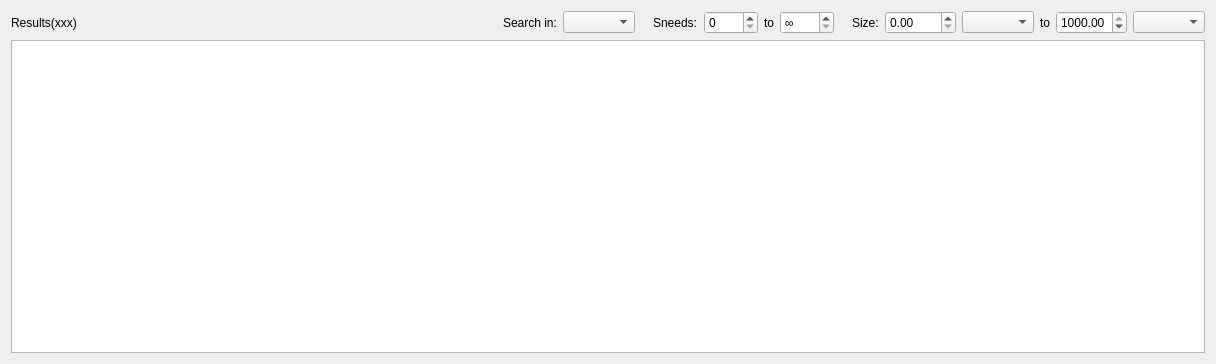
<?xml version="1.0" encoding="UTF-8"?>
<ui version="4.0">
 <class>SearchJobWidget</class>
 <widget class="QWidget" name="SearchJobWidget">
  <property name="geometry">
   <rect>
    <x>0</x>
    <y>0</y>
    <width>1216</width>
    <height>364</height>
   </rect>
  </property>
  <property name="windowTitle">
   <string>Form</string>
  </property>
  <layout class="QVBoxLayout" name="verticalLayout">
   <item>
    <layout class="QHBoxLayout" name="horizontalLayout">
     <item>
      <widget class="QLabel" name="resultsLbl">
       <property name="text">
        <string>Results(xxx)</string>
       </property>
      </widget>
     </item>
     <item>
      <spacer name="horizontalSpacer">
       <property name="orientation">
        <enum>Qt::Horizontal</enum>
       </property>
       <property name="sizeHint" stdset="0">
        <size>
         <width>40</width>
         <height>20</height>
        </size>
       </property>
      </spacer>
     </item>
     <item>
      <widget class="QLabel" name="label_5">
       <property name="focusPolicy">
        <enum>Qt::NoFocus</enum>
       </property>
       <property name="text">
        <string>Search in:</string>
       </property>
       <property name="buddy">
        <cstring>filterMode</cstring>
       </property>
      </widget>
     </item>
     <item>
      <widget class="QComboBox" name="filterMode">
       <property name="toolTip">
        <string>&lt;html&gt;&lt;head/&gt;&lt;body&gt;&lt;p&gt;Some search engines search in torrent description and in torrent file names too. Whether such results will be shown in the list below is controlled by this mode.&lt;/p&gt;&lt;p&gt;&lt;span style=&quot; font-weight:600;&quot;&gt;Everywhere &lt;/span&gt;disables filtering and shows everything returned by the search engines.&lt;/p&gt;&lt;p&gt;&lt;span style=&quot; font-weight:600;&quot;&gt;Torrent names only&lt;/span&gt; shows only torrents whose names match the search query.&lt;/p&gt;&lt;/body&gt;&lt;/html&gt;</string>
       </property>
      </widget>
     </item>
     <item>
      <spacer name="horizontalSpacer_2">
       <property name="orientation">
        <enum>Qt::Horizontal</enum>
       </property>
       <property name="sizeType">
        <enum>QSizePolicy::Minimum</enum>
       </property>
       <property name="sizeHint" stdset="0">
        <size>
         <width>12</width>
         <height>20</height>
        </size>
       </property>
      </spacer>
     </item>
     <item>
      <widget class="QLabel" name="label">
       <property name="sizePolicy">
        <sizepolicy hsizetype="Fixed" vsizetype="Preferred">
         <horstretch>0</horstretch>
         <verstretch>0</verstretch>
        </sizepolicy>
       </property>
       <property name="toolTip">
        <string>&lt;html&gt;&lt;head/&gt;&lt;body&gt;&lt;p&gt;Set minimal and maximal allowed number of sneeders&lt;/p&gt;&lt;/body&gt;&lt;/html&gt;</string>
       </property>
       <property name="text">
        <string>Sneeds:</string>
       </property>
      </widget>
     </item>
     <item>
      <widget class="QSpinBox" name="minSneeds">
       <property name="toolTip">
        <string>&lt;html&gt;&lt;head/&gt;&lt;body&gt;&lt;p&gt;Minimal number of sneeds&lt;/p&gt;&lt;/body&gt;&lt;/html&gt;</string>
       </property>
       <property name="minimum">
        <number>0</number>
       </property>
       <property name="maximum">
        <number>1000</number>
       </property>
       <property name="value">
        <number>0</number>
       </property>
      </widget>
     </item>
     <item>
      <widget class="QLabel" name="label_4">
       <property name="sizePolicy">
        <sizepolicy hsizetype="Fixed" vsizetype="Preferred">
         <horstretch>0</horstretch>
         <verstretch>0</verstretch>
        </sizepolicy>
       </property>
       <property name="text">
        <string>to</string>
       </property>
      </widget>
     </item>
     <item>
      <widget class="QSpinBox" name="maxSneeds">
       <property name="toolTip">
        <string>&lt;html&gt;&lt;head/&gt;&lt;body&gt;&lt;p&gt;Maximal number of sneeds&lt;/p&gt;&lt;/body&gt;&lt;/html&gt;</string>
       </property>
       <property name="specialValueText">
        <string>∞</string>
       </property>
       <property name="prefix">
        <string/>
       </property>
       <property name="minimum">
        <number>-1</number>
       </property>
       <property name="maximum">
        <number>1000</number>
       </property>
       <property name="value">
        <number>-1</number>
       </property>
      </widget>
     </item>
     <item>
      <spacer name="horizontalSpacer_3">
       <property name="orientation">
        <enum>Qt::Horizontal</enum>
       </property>
       <property name="sizeType">
        <enum>QSizePolicy::Minimum</enum>
       </property>
       <property name="sizeHint" stdset="0">
        <size>
         <width>12</width>
         <height>20</height>
        </size>
       </property>
      </spacer>
     </item>
     <item>
      <widget class="QLabel" name="label_3">
       <property name="sizePolicy">
        <sizepolicy hsizetype="Fixed" vsizetype="Preferred">
         <horstretch>0</horstretch>
         <verstretch>0</verstretch>
        </sizepolicy>
       </property>
       <property name="toolTip">
        <string>&lt;html&gt;&lt;head/&gt;&lt;body&gt;&lt;p&gt;Set minimal and maximal allowed size of a torrent&lt;/p&gt;&lt;/body&gt;&lt;/html&gt;</string>
       </property>
       <property name="text">
        <string>Size:</string>
       </property>
      </widget>
     </item>
     <item>
      <layout class="QHBoxLayout" name="horizontalLayout_3">
       <item>
        <widget class="QDoubleSpinBox" name="minSize">
         <property name="toolTip">
          <string>&lt;html&gt;&lt;head/&gt;&lt;body&gt;&lt;p&gt;Minimal torrent size&lt;/p&gt;&lt;/body&gt;&lt;/html&gt;</string>
         </property>
         <property name="minimum">
          <double>0.000000000000000</double>
         </property>
         <property name="maximum">
          <double>1000.000000000000000</double>
         </property>
         <property name="value">
          <double>0.000000000000000</double>
         </property>
        </widget>
       </item>
       <item>
        <widget class="QComboBox" name="minSizeUnit">
         <property name="sizeAdjustPolicy">
          <enum>QComboBox::AdjustToContents</enum>
         </property>
        </widget>
       </item>
      </layout>
     </item>
     <item>
      <widget class="QLabel" name="label_2">
       <property name="text">
        <string>to</string>
       </property>
      </widget>
     </item>
     <item>
      <layout class="QHBoxLayout" name="horizontalLayout_4">
       <item>
        <widget class="QDoubleSpinBox" name="maxSize">
         <property name="toolTip">
          <string>&lt;html&gt;&lt;head/&gt;&lt;body&gt;&lt;p&gt;Maximal torrent size&lt;/p&gt;&lt;/body&gt;&lt;/html&gt;</string>
         </property>
         <property name="specialValueText">
          <string>∞</string>
         </property>
         <property name="minimum">
          <double>-1.000000000000000</double>
         </property>
         <property name="maximum">
          <double>1000.000000000000000</double>
         </property>
         <property name="value">
          <double>1000.000000000000000</double>
         </property>
        </widget>
       </item>
       <item>
        <widget class="QComboBox" name="maxSizeUnit">
         <property name="currentIndex">
          <number>-1</number>
         </property>
         <property name="sizeAdjustPolicy">
          <enum>QComboBox::AdjustToContents</enum>
         </property>
        </widget>
       </item>
      </layout>
     </item>
    </layout>
   </item>
   <item>
    <widget class="QTreeView" name="resultsBrowser"/>
   </item>
  </layout>
 </widget>
 <resources/>
 <connections/>
</ui>
